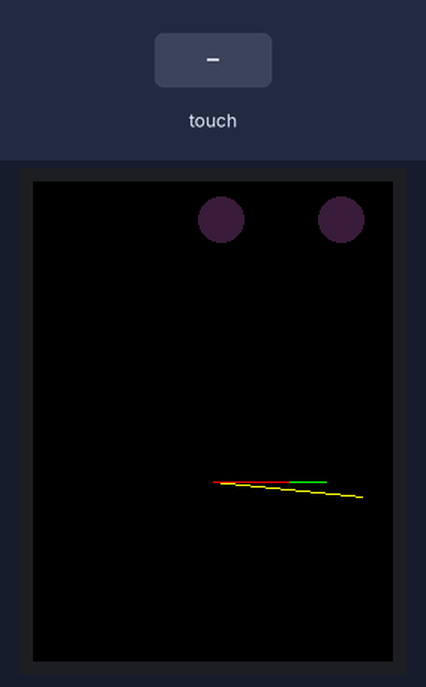
This sketch was run on a simulated Arduino Uno, built with avr-gcc and run on an emulated ATmega328P. Shown: 240×320 colour display. Inputs (shaded band) come from the test bench. What the sketch prints to the serial monitor is not drawn.

Above: at 1.8 s.
1.9 s: touch panel pressed at 87 % / 10 % of its raw x / y range
At 2.4 s:
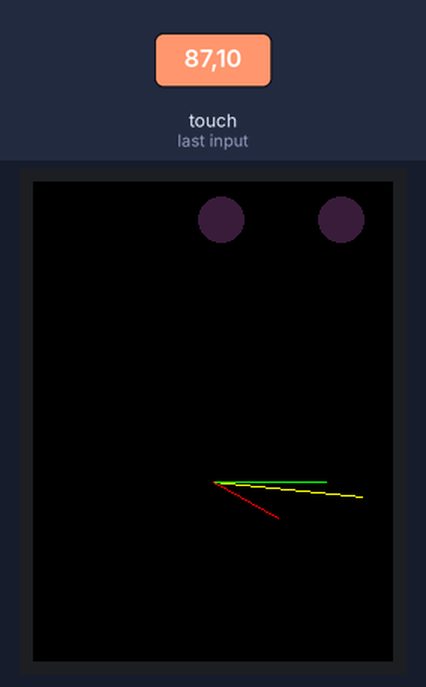
4.4 s: touch panel pressed at 87 % / 10 % of its raw x / y range
At 17.1 s:
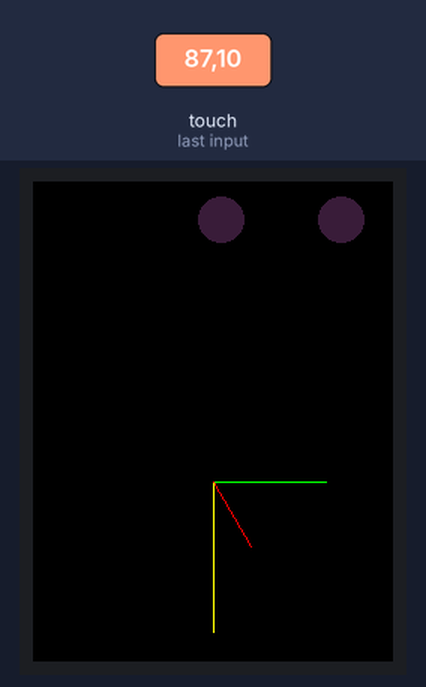
Timing chart, 0 to 18.6 s (numbered marks = the images above; inputs shaded):
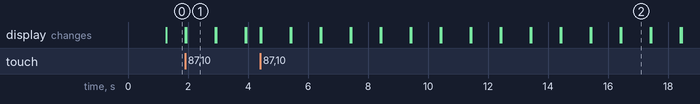

Measured:
- what the display in image 1 shows lasts 1.0 s, from 1.9 s to 2.9 s

The sketch:

Clock.ino
```cpp
// (licence header left out)
#include "Time.h"
#include "SPI.h"
#include "Adafruit_GFX.h"
#include "Adafruit_ILI9341.h"
#include "Wire.h"
#include "Adafruit_FT6206.h"
#include "position.h"

// Display constants
#define TFT_DC 9
#define TFT_CS 10
#define TOUCH_SENSITIVITY 40

// Color constants
#define BLACK 0x0000
#define RED 0xF000
#define GREEN 0x07E0
#define YELLOW 0xFFE0
#define GRAY 0x38E7

// Positioning constants
#define X_BL = 20
#define Y_BL = 100
#define X_TR = 220
#define Y_TR = 300

#define WIDTH 30
#define HEIGHT_SPACING 80
#define WIDTH_SPACING 40
#define HR_RADIUS 50
#define MIN_RADIUS 75
#define SEC_RADIUS 100
#define HR_THICKNESS 5
#define MIN_THICKNESS 3
#define SEC_THICKNESS 1

#define Y_SET 25
#define X_SET_HOUR 205
#define X_SET_MINUTE 125
#define SET_RADIUS 15
#define PI 3.14156

// Time constants
#define HOUR 0
#define MINUTE 1
#define SECOND 2

// Default start time should be 12:00:00
#define START_HOUR 12
#define START_MINUTE 0
#define START_SECOND 0

// Keeps current time
int currentHour = 0;
int currentMinute = 0;
int currentSecond = 0;

// Default colors hr, min, sec
int colors[] = {RED, GREEN, YELLOW};
int handRadius[] = {HR_RADIUS, MIN_RADIUS, SEC_RADIUS};
int handThick[] = {HR_THICKNESS, MIN_THICKNESS, SEC_THICKNESS};

// From the library documentation
// The FT6206 uses hardware I2C (SCL/SDA)
Adafruit_FT6206 ctp = Adafruit_FT6206();
// Use hardware SPI (on Uno, #13, #12, #11) and the above for CS/DC
Adafruit_ILI9341 tft = Adafruit_ILI9341(TFT_CS, TFT_DC);
// If using the breakout, change pins as desired
//Adafruit_ILI9341 tft = Adafruit_ILI9341(TFT_CS, TFT_DC, TFT_MOSI, TFT_CLK, TFT_RST, TFT_MISO);

void setup() {
  Serial.begin(9600);
  ctp.begin(TOUCH_SENSITIVITY);
  tft.begin();
  // Clear display and draw the set time buttons
  tft.fillScreen(BLACK);
  tft.fillCircle(X_SET_MINUTE, Y_SET, SET_RADIUS, GRAY);
  tft.fillCircle(X_SET_HOUR, Y_SET, SET_RADIUS, GRAY);
  // Set Arduino time
  setTime(START_HOUR, START_MINUTE, START_SECOND, 3, 11, 2014);
}

void loop() {
  // If the time has changed, then we want to repaint the clock
  if (checkTime()) {
//    Serial.print(currentHour);
//    Serial.print(":");
//    Serial.print(currentMinute);
//    Serial.print(":");
//    Serial.println(currentSecond);
    paintClock(currentHour, currentMinute, currentSecond);
  }
  if (ctp.touched()) {
    // Get the coordinates and
    // flip it around to match the screen
    TS_Point p = ctp.getPoint();
    p.x = map(p.x, 0, 240, 240, 0);
    p.y = map(p.y, 0, 320, 320, 0);
    // If we've tapped the hour or minute set then...
    if (abs(p.y-Y_SET) <= 15) {
      // Hour set
      if (abs(p.x-X_SET_HOUR) <= 15) {
        currentHour = (currentHour+1) % 24;
        setTime(currentHour, currentMinute, currentSecond, 3, 11, 2014);
      }
      // Minute set
      if (abs(p.x-X_SET_MINUTE) <= 15) {
        currentMinute = (currentMinute+1) % 60;
        setTime(currentHour, currentMinute, currentSecond, 3, 11, 2014);
      }
      // Repaint and delay for 1/2 second
      paintClock(currentHour, currentMinute, currentSecond);
      delay(500);
    }
  }
}

// If the second has changed, then we need to update the clock
bool checkTime() {
  int thisSecond = second();
  if (thisSecond == currentSecond) {
    return false;
  } else {
    updateClock();
    return true;
  }
}

// Get the current hour, minute, second and save
void updateClock() {
  currentSecond = second();
  currentMinute = minute();
  currentHour = hour();
}

// Paint the clock time
void paintClock(int hour, int minute, int second) {
  tft.fillRect(20, 100, 200, 200, BLACK);
  paintHand(SECOND, second);
  paintHand(MINUTE, minute);
  paintHand(HOUR, hour);
}

// Paint the hours, minutes, or seconds
void paintHand(int unit, int val) {
  Position p = computeXY(unit, val, handRadius[unit], handThick[unit]);
  tft.drawLine(p.x1, p.y1, p.x2, p.y2, colors[unit]);
}

// Compute x,y coordinates of hand
Position computeXY(int unit, int val, int radius, int width) {
  Position p;
  int conv;
  int cVal = val;
  if (unit == HOUR) {
    val = val % 12;
    conv = 6;
  } else {
    conv = 30;
  }
  Serial.print(val);
  double angle = PI / conv * val;
  int x = radius * cos(angle);
  int y = radius * sin(angle);
  p.x1 = 120;
  p.y1 = 200;
  p.x2 = map(x, -100, 100, 20, 220);
  p.y2 = map(y, -100, 100, 100, 300);
  return p;
}
```

position.h
```cpp
struct Position {
  int x1;
  int y1;
  int x2;
  int y2;
};

Position computeXY(int val, int width);
```
